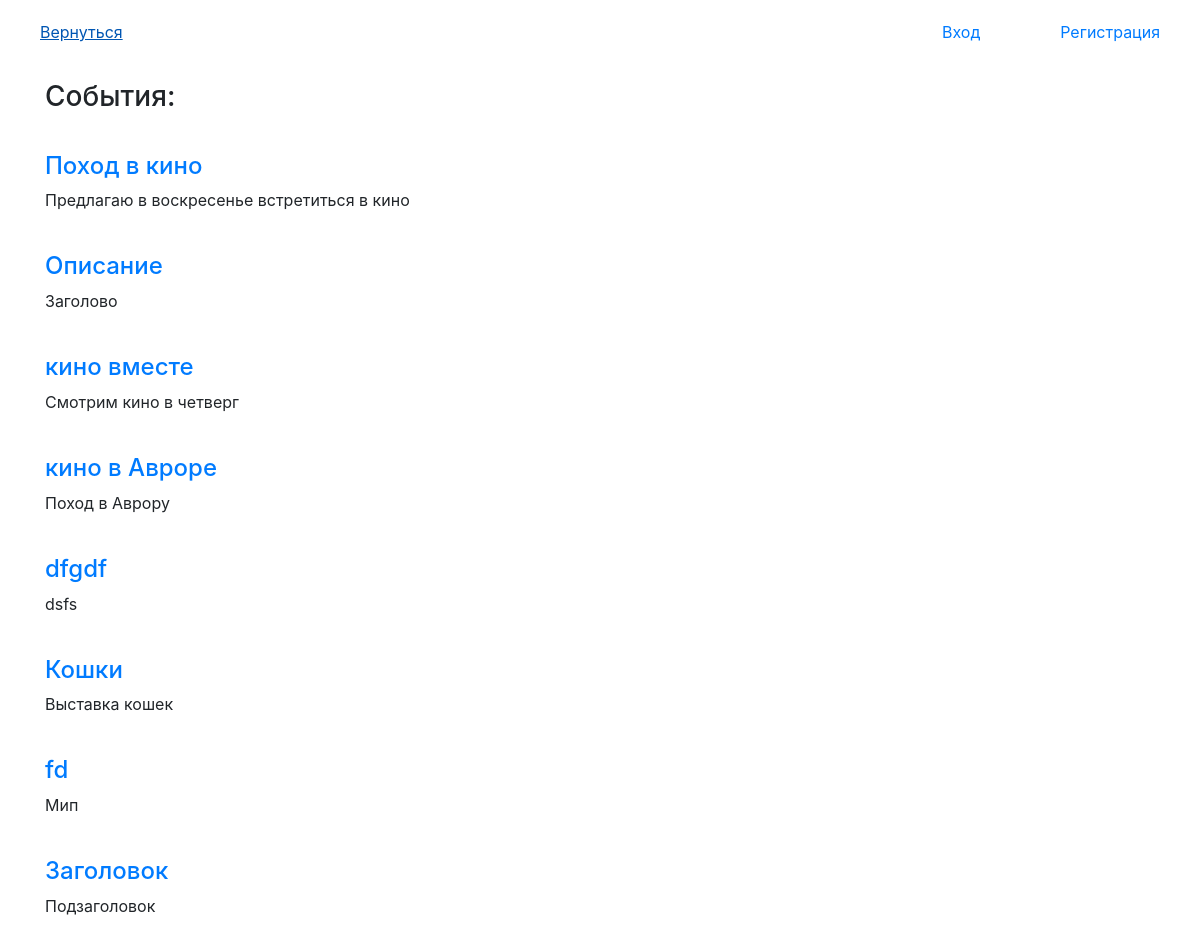
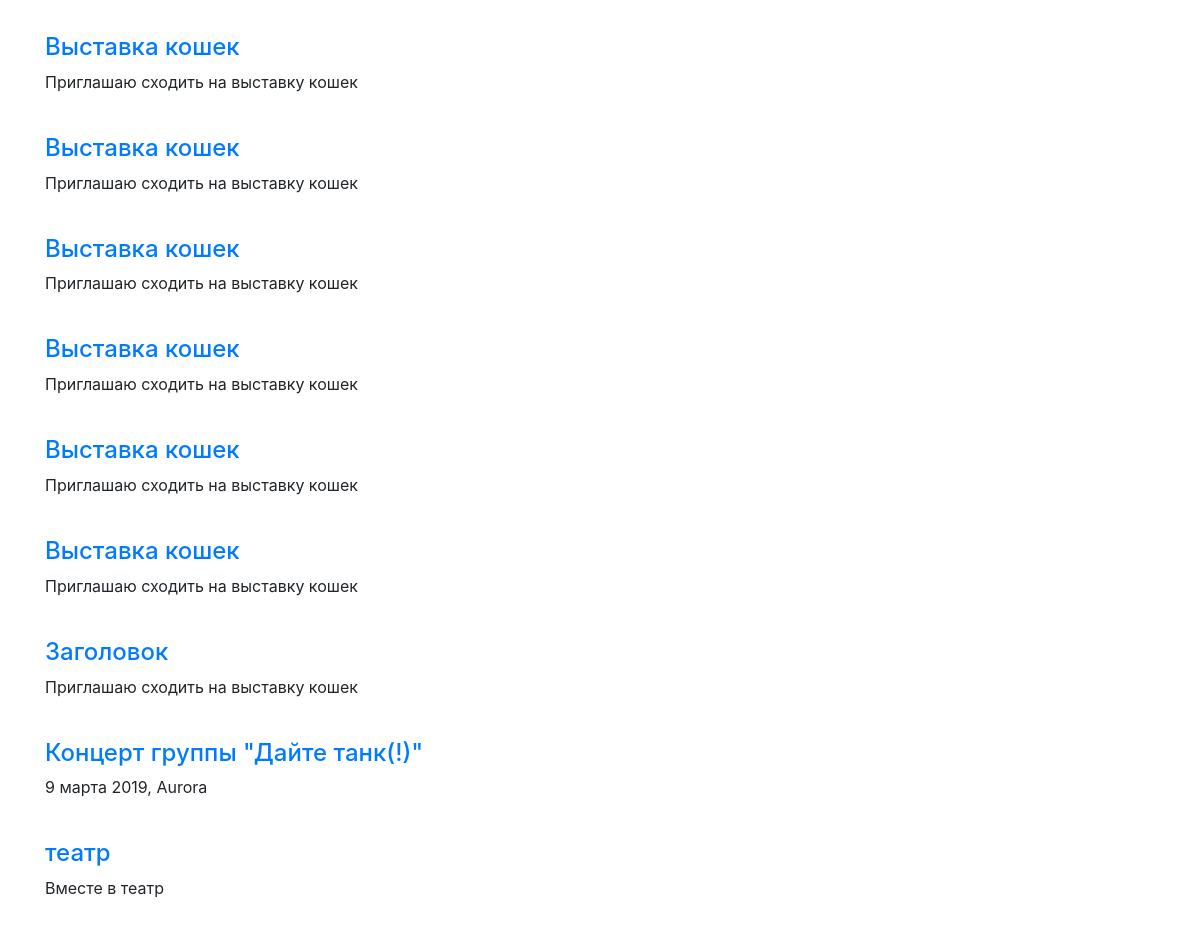
The app's page /search?query=, older data (2 pictures, top to bottom).
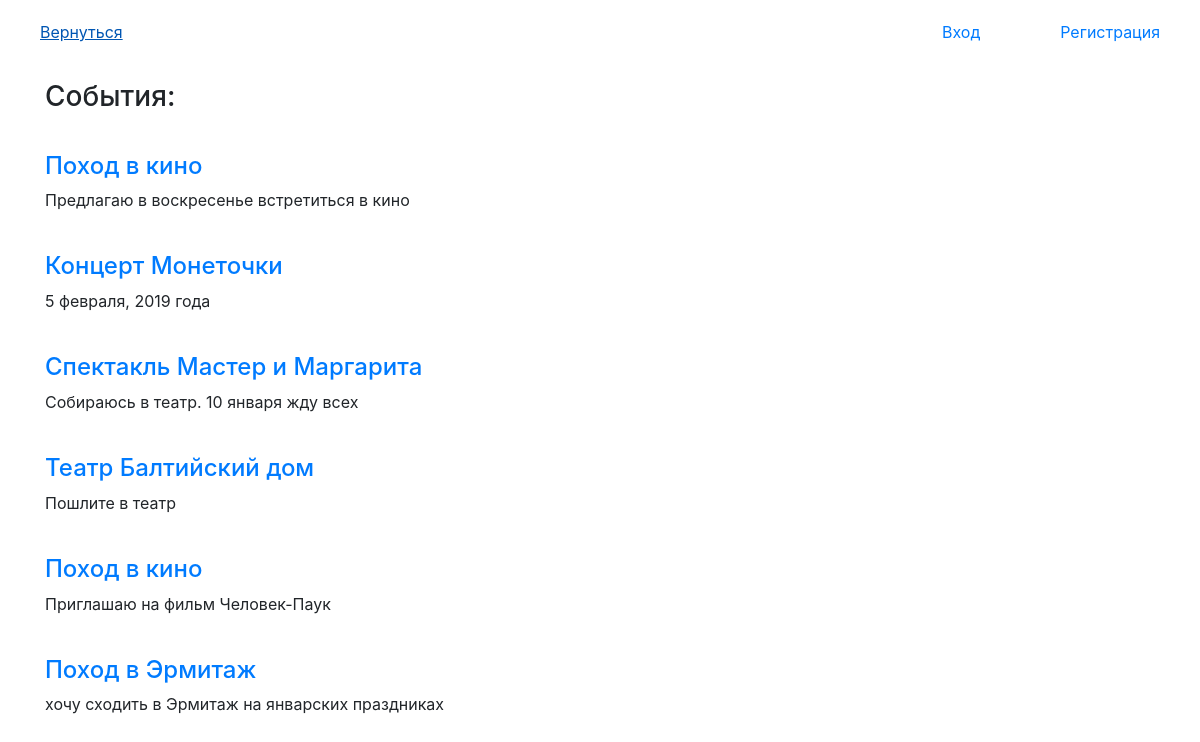
The same page, newer data.
### tables this page shows
CREATE TABLE events (
    id INTEGER PRIMARY KEY AUTOINCREMENT,
    title TEXT,
    description TEXT
);

### run.py (the view)
@app.route('/search')
def search_for_person():
    q = request.args.get('query')
    w = q.split(' ')
    print(w)
    result = []
    conn = sqlite3.connect('app.db')
    conn.row_factory = dict_factory
    c = conn.cursor()
    for x in w:
        bgw = x.title()
        x = x.lower()
        c.execute("SELECT * FROM events WHERE title LIKE '%{q}%' OR title LIKE '%{k}%'"
                  "".format(q=x, k=bgw))
        list = c.fetchall()
        print(list)
        for y in list:
            result.append(y)
    conn.close()
    return render_template('search_result.html', result=result, user=User)

### run.py (called while the page is built)
def dict_factory(cursor, row):
    d = {}
    for idx, col in enumerate(cursor.description):
        d[col[0]] = row[idx]
    return d

### templates/search_result.html (shortened to what this page needs)
<!DOCTYPE html>
<html>
<head>
    <link rel="stylesheet" href="https://stackpath.bootstrapcdn.com/bootstrap/4.1.3/css/bootstrap.min.css">
</head>
<body>
    <header>
        <a href="/" style="float:left; padding:20px 40px;"> Вернуться </a>
        {% if user.status == true %}
            <a class="hb" href="/exit"> Выход </a>
            <a class="hb" href="/add_events"> Добавить событие </a>
        {% else %}
            <a class="hb" href="/registration"> Регистрация </a>
            <a class="hb" href="/login"> Вход </a>
        {% endif %}
    </header>
    <div class="container" style="padding-top:80px">
        <h3 style="padding-bottom:30px;"> События: </h3>
        {% for e in result %}
            <span>
                <h4><a href="/event/{{e.id}}">{{e.title}}</a></h4>
                <p>{{e.description}}</p>
            </span>
            <br />
        {% endfor%}
    </div>
</body>
</html>

### templates/search_result.html (style rules this page uses)
header { position:fixed; left:0; right:0; height:120px; z-index:5; }
.hb { float:right; padding:20px 40px; }

Row changes from the older to the newer data that the page shows:
removed events: title "Описание", description "Заголово"
removed events: title "кино вместе", description "Смотрим кино в четверг"
removed events: title "dfgdf", description "dsfs"
removed events: title "Кошки", description "Выставка кошек"
removed events: title "fd", description "Мип"
removed events: title "Заголовок", description "Подзаголовок"
removed events: title "Выставка кошек", description "Приглашаю сходить на выставку кошек"
removed events: title "Выставка кошек", description "Приглашаю сходить на выставку кошек"
removed events: title "Выставка кошек", description "Приглашаю сходить на выставку кошек"
removed events: title "Выставка кошек", description "Приглашаю сходить на выставку кошек"
removed events: title "Выставка кошек", description "Приглашаю сходить на выставку кошек"
removed events: title "Выставка кошек", description "Приглашаю сходить на выставку кошек"
removed events: title "Заголовок", description "Приглашаю сходить на выставку кошек"
removed events: title "Концерт группы \"Дайте танк(!)\"", description "9 марта 2019, Aurora"
removed events: title "театр", description "Вместе в театр"
added events: title "Концерт Монеточки", description "5 февраля, 2019 года"
added events: title "Спектакль Мастер и Маргарита", description "Собираюсь в театр. 10 января жду всех"
changed events: title "кино в Авроре" → "Театр Балтийский дом"; description "Поход в Аврору" → "Пошлите в театр"
added events: title "Поход в кино", description "Приглашаю на фильм Человек-Паук"
added events: title "Поход в Эрмитаж", description "хочу сходить в Эрмитаж на январских праздниках"
